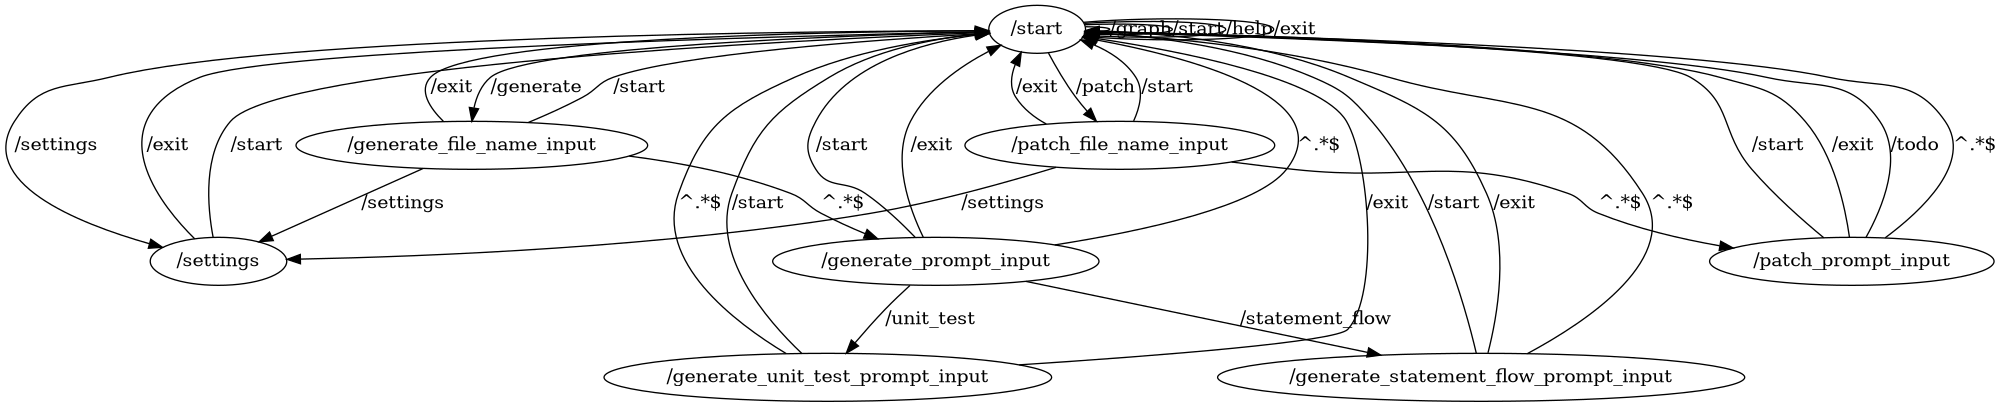

Here is the Python script that generated this plot:
import os
import re
import sys
import copy
import asyncio
import pkg_resources

from pysyun.conversation.flow.console_bot import ConsoleBot

from context_folder_dialog import ContextFolderDialog
from llm_dialog import LLMDialog
from settings import load_settings, load_registry


def filter_source_code_file_names(file_path):

    if 'node_modules' in file_path:
        return False

    if 'typechain-types' in file_path:
        return False

    if 'venv/' in file_path:
        return False

    if 'venvy/' in file_path:
        return False

    return (
            file_path.endswith('Dockerfile') or
            file_path.endswith('package.json') or
            file_path.endswith('requirements.txt') or
            file_path.endswith('.md') or
            file_path.endswith('.dot') or
            # file_path.endswith('.env') or
            file_path.endswith('.py') or
            file_path.endswith('.sol') or
            file_path.endswith('.sh') or
            file_path.endswith('.rs') or
            file_path.endswith('.js') or
            file_path.endswith('.go') or
            file_path.endswith('.fc') or
            file_path.endswith('.yaml') or
            file_path.endswith('.yml') or
            file_path.endswith('.sql') or
            file_path.endswith('.ino') or
            file_path.endswith('.proto') or
            file_path.endswith('.txt') or
            file_path.endswith('.ts')
    )


def build_current_project_context():
    # Load the current folder context
    context_folder = ContextFolderDialog(".", filter_callback=filter_source_code_file_names)
    context_folder.process([])

    return context_folder


class MorphBot(ConsoleBot):

    def __init__(self, token):

        super().__init__(token)

        load_settings()

        # The registry of every named processor instance configured in ``.env``.
        # This is the backbone of the multi-agent behaviour: a single command can
        # fan a morph out across many of these instances at once.
        self.registry = load_registry()

    # -- processor selection ----------------------------------------------

    @staticmethod
    def parse_processor_spec(text):
        """Extract the processor identifiers requested on a command line.

        Accepts forms such as ``/generate @k80``, ``/generate @k80,@gpt4`` or
        ``/generate @all``. Returns a list of raw tokens (``@`` stripped), or
        ``None`` when no identifier was supplied.
        """
        if not text:
            return None
        parts = text.split(maxsplit=1)
        if len(parts) < 2:
            return None
        tokens = [token.lstrip("@") for token in re.split(r"[\s,]+", parts[1].strip())]
        tokens = [token for token in tokens if token]
        return tokens or None

    @staticmethod
    def resolve_processor_ids(registry, spec):
        """Turn a raw spec into a concrete, de-duplicated list of known ids.

        ``None``/empty -> the single default processor (legacy behaviour).
        ``all``/``*`` -> every configured processor (full multi-agent fan-out).
        """
        available = registry.ids
        if not spec:
            default = registry.default_id()
            return [default] if default else []

        resolved = []
        for token in spec:
            if token.lower() in ("all", "*"):
                return list(available)
            if token in available and token not in resolved:
                resolved.append(token)
        return resolved

    @staticmethod
    def clean_conversation(dialog):
        # Make a deep copy of the conversation and strip the transport-only time fields.
        conversation = copy.deepcopy(dialog.conversation)
        for message in conversation:
            if 'time' in message:
                del message['time']
        return conversation

    @staticmethod
    async def run_morphers(registry, processor_ids, dialog):
        """Run every selected processor concurrently and collect their morphs.

        Each processor call is blocking (network I/O), so it is dispatched to a
        thread; ``asyncio.gather`` then lets all of them run in parallel. Returns
        an ``{id: response_or_None}`` mapping (``None`` marks a failed instance).
        """
        conversation = MorphBot.clean_conversation(dialog)
        loop = asyncio.get_event_loop()

        async def run_one(processor_id):
            try:
                value = await loop.run_in_executor(None, registry.run, processor_id, conversation)
                return processor_id, value
            except Exception as error:
                print(f"llm[{processor_id}]> processor failed: {error}")
                return processor_id, None

        pairs = await asyncio.gather(*[run_one(pid) for pid in processor_ids])
        return dict(pairs)

    @staticmethod
    def output_file_name(file_name, processor_id, multi):
        """Single processor keeps the target name; parallel morphs get suffixed."""
        if not multi:
            return file_name
        root, ext = os.path.splitext(file_name)
        return f"{root}.{processor_id}{ext}"

    @staticmethod
    def response_to_file_body(response, append_if_plain=False):
        """Extract the file body from a response and choose the write mode."""
        code_blocks = re.findall(r"```(.*?)\n(.*?)\n```", response, re.DOTALL)
        if 0 < len(code_blocks):
            body = "".join(f"{code_block}\n" for _, code_block in code_blocks)
            return body, 'w'
        return response, ('a' if append_if_plain else 'w')

    async def morph_and_save(self, action, dialog, file_name, nested_transition,
                             append_if_plain=False):
        """Shared finisher: fan the dialog out across the selected processors,
        write one morph per processor, then return to the nested transition."""
        spec = self.context_get(action, "processor_spec")
        processor_ids = self.resolve_processor_ids(self.registry, spec)

        if not processor_ids:
            text = "mrph> No matching processor. Configure one (see \"/settings\") " \
                   "or pick a valid id, e.g. \"/generate @all\"."
            await action["context"].bot.send_message(
                chat_id=action["update"]["effective_chat"]["id"], text=text)
            await nested_transition(action)
            return

        results = await self.run_morphers(self.registry, processor_ids, dialog)
        multi = 1 < len(processor_ids)

        saved = []
        for processor_id in processor_ids:
            response = results.get(processor_id)
            print(f"llm[{processor_id}]> {response}")
            if response is None:
                continue
            out_name = self.output_file_name(file_name, processor_id, multi)
            body, mode = self.response_to_file_body(response, append_if_plain)
            with open(out_name, mode, encoding='utf-8') as file:
                file.write(body)
            saved.append(out_name)

        if saved:
            if multi:
                text = "mrph> Saved (parallel):\n  " + "\n  ".join(saved)
            else:
                text = f"mrph> Your \"{saved[0]}\" file was saved."
        else:
            text = "mrph> No morph was produced (all selected processors failed)."

        await action["context"].bot.send_message(
            chat_id=action["update"]["effective_chat"]["id"], text=text)
        await nested_transition(action)

    @staticmethod
    def context_get(action, name, default=None):
        try:
            return action["context"].get(name)
        except KeyError:
            return default

    def build_settings_transition(self):

        async def transition(action):

            text = "mrph>\n"

            if len(self.registry):
                default_id = self.registry.default_id()
                text += f"Configured processors ({len(self.registry)}), " \
                        f"default is \"{default_id}\":\n\n"
                for description in self.registry.describe_all():
                    text += f"    {description}\n"
                text += "\n"
                text += "Address them by id: \"/generate @<id>\" or \"/patch @<id>\".\n"
                text += "Run several in parallel (multi-agent): " \
                        "\"/generate @a,@b\" or \"/generate @all\".\n\n"
            else:
                text += '''No processors are configured yet.
--------------------------------------------------
        HOW TO CONFIGURE PROCESSORS?

    Each processor is a named instance in your ".env" file. Define as many as
    you like - many instances of each backend are allowed (multi-agent):

          MRPH_PROCESSORS=k80-a,k80-b,gpt4

          MRPH_PROCESSOR_k80-a_TYPE=llama_cpp
          MRPH_PROCESSOR_k80-a_ENDPOINT_URI=http://192.168.0.14:8080/v1
          MRPH_PROCESSOR_k80-a_MODEL=k80-model

          MRPH_PROCESSOR_k80-b_TYPE=llama_cpp
          MRPH_PROCESSOR_k80-b_ENDPOINT_URI=http://192.168.0.15:8080/v1
          MRPH_PROCESSOR_k80-b_MODEL=k80-model

          MRPH_PROCESSOR_gpt4_TYPE=openai
          MRPH_PROCESSOR_gpt4_API_KEY=<YOUR_API_KEY>
          MRPH_PROCESSOR_gpt4_MODEL=gpt-4o

    Supported TYPE values: llama_cpp, ollama, openai.
    (The classic LLAMA_CPP_*, OLLAMA_*, OPENAI_* variables still work and map
    to the default ids "llama_cpp", "ollama" and "openai".)
--------------------------------------------------
'''

            nested_transition = self.build_menu_response_transition(text, ["Start", "Exit"])
            await nested_transition(action)

        return transition

    @staticmethod
    def build_help_transition():
        async def transition(action):
            # Updated help text to reflect current bot features
            text = '''/generate - Generate a new file for your project based on a description or selection.
/patch - Update an existing file by providing instructions on what needs to be changed.
/settings - List your configured processor instances and the default one.
/graph - Display a Graphviz representation of this bot's API for better visualization.
/help - Show this help message with the list of available commands.
/exit - Exit the application gracefully.

Choosing processors (multi-agent):
    /generate            - use the default processor.
    /generate @gpt4      - use the processor with id "gpt4".
    /generate @k80,@gpt4 - run both in parallel; each writes its own file (foo.<id>.ext).
    /generate @all       - fan out across every configured processor.
    (The same @id syntax works for /patch.)
            '''

            await action["context"].bot.send_message(chat_id=action["update"]["effective_chat"]["id"], text=text)

        return transition

    def build_generate_transition(self):

        async def transition(action):

            # Parse and remember which processor(s) this command targets.
            spec = self.parse_processor_spec(action.get("text"))
            action["context"].add("processor_spec", spec)

            processor_ids = self.resolve_processor_ids(self.registry, spec)

            if not processor_ids:
                text = "mrph> No matching processor. Please, configure one as stated in \"/settings\"."
            else:
                text = f"mrph> Will generate using: {', '.join(processor_ids)}.\n" \
                       f"mrph> Enter the file name for saving the generated file:"

            await action["context"].bot.send_message(chat_id=action["update"]["effective_chat"]["id"], text=text)

        return transition

    def build_patch_transition(self):

        async def transition(action):

            spec = self.parse_processor_spec(action.get("text"))
            action["context"].add("processor_spec", spec)

            processor_ids = self.resolve_processor_ids(self.registry, spec)

            if not processor_ids:
                text = "mrph> No matching processor. Please, configure one as stated in \"/settings\"."
            else:
                text = f"mrph> Will patch using: {', '.join(processor_ids)}.\n" \
                       f"mrph> Enter the file name to be patched:"

            await action["context"].bot.send_message(chat_id=action["update"]["effective_chat"]["id"], text=text)

        return transition

    def build_generate_file_name_input_transition(self):

        async def transition(action):
            file_name = action['text']
            action["context"].add("generate_file_name", file_name)
            text = f"mrph> Ok, I will create a file \"{file_name}\" when finished. What should be in this file?"
            await self.build_menu_response_transition(text, ['Unit test', 'Statement flow', '*'])(action)

        return transition

    def build_patch_file_name_input_transition(self):

        async def transition(action):

            file_name = action['text']
            action["context"].add("patch_file_name", file_name)
            text = f"mrph> Loaded \"{file_name}\". How to augment that?"

            await self.build_menu_response_transition(text, ['/todo (criticize and add comments)', '*'])(action)

        return transition

    def build_generate_prompt_input_transition(self, nested_transition):

        async def transition(action):

            prompt = action['text']

            # The dialog
            dialog = LLMDialog()
            dialog += build_current_project_context()
            dialog.assign("user", prompt)

            file_name = action["context"].get("generate_file_name")
            await self.morph_and_save(action, dialog, file_name, nested_transition)

        return transition

    def build_generate_unit_test_prompt_input_transition(self, nested_transition):

        async def transition(action):

            prompt = action['text']

            # The dialog
            dialog = LLMDialog()
            dialog += build_current_project_context()
            dialog.assign("user", "Please, generate a unit test for my project.")
            dialog.assign("user", prompt)

            file_name = action["context"].get("generate_file_name")
            await self.morph_and_save(action, dialog, file_name, nested_transition)

        return transition

    def build_generate_statement_flow_prompt_input_transition(self, nested_transition):

        async def transition(action):

            prompt = action['text']

            # The dialog
            dialog = LLMDialog()
            dialog += build_current_project_context()
            message = f"Please, generate a logical statement flow graph in the Graphviz format for the \"{prompt}\" " \
                      f"method. When necessary, expand methods being called."
            dialog.assign("user", message)

            file_name = action["context"].get("generate_file_name")
            await self.morph_and_save(action, dialog, file_name, nested_transition)

        return transition

    @staticmethod
    def build_generate_prompt_input_unit_test_choice_transition():

        async def transition(action):

            file_name = action["context"].get("generate_file_name")

            text = f"mrph> Will generate the \"{file_name}\" unit test. Please, describe, what should " \
                   f"be checked in this test."
            await action["context"].bot.send_message(chat_id=action["update"]["effective_chat"]["id"], text=text)

        return transition

    @staticmethod
    def build_generate_prompt_input_statement_flow_choice_transition():

        async def transition(action):

            file_name = action["context"].get("generate_file_name")

            text = f"mrph> Will generate the \"{file_name}\" statement flow Graphviz representation. Please, " \
                   f"describe, which ClassName.MethodName needs to be analyzed."
            await action["context"].bot.send_message(chat_id=action["update"]["effective_chat"]["id"], text=text)

        return transition

    def build_patch_prompt_input_transition(self, nested_transition):
        async def transition(action):

            file_name = action['context'].get("patch_file_name")

            try:

                # Load file contents
                with open(file_name, 'r', encoding='utf-8') as file:
                    file_contents = file.read()

                prompt = action['text']

                # The dialog
                dialog = LLMDialog()
                dialog.assign("assistant", f"Let's update the {file_name} file provided.") # Original: "system"
                dialog.assign("assistant", f"Original file:\n\n---\n{file_contents}\n---\n")
                dialog += build_current_project_context()
                dialog.assign("user", prompt)

                # Augment the file contents based on the user's prompt, fanning out
                # across the selected processor(s). For a plain (non-code-block)
                # response the morph is appended to the original file.
                await self.morph_and_save(action, dialog, file_name, nested_transition,
                                          append_if_plain=True)
            except Exception as e:
                text = f"mrph> An error occurred while processing the file: {str(e)}"
                await action["context"].bot.send_message(chat_id=action["update"]["effective_chat"]["id"], text=text)

        return transition

    def build_todo_transition(self, nested_transition):
        async def transition(action):

            file_name = action['context'].get("patch_file_name")

            try:
                # Load file contents
                with open(file_name, 'r', encoding='utf-8') as file:
                    file_contents = file.read()

                # The dialog
                dialog = LLMDialog()
                dialog.assign("assistant", f"Let's update the {file_name} file provided.") # Original: "system"
                dialog.assign("assistant", f"Original file:\n\n---\n{file_contents}\n---\n")
                dialog.assign("user", "Please, criticize this file contents and add \"TODO:\" comments, saying, "
                                      "what can be improved.")

                await self.morph_and_save(action, dialog, file_name, nested_transition)
            except Exception as e:
                text = f"mrph> An error occurred while processing the file: {str(e)}"
                await action["context"].bot.send_message(chat_id=action["update"]["effective_chat"]["id"], text=text)

        return transition

    def build_version_transition(self):
        menu = self.build_menu([['Generate', 'Patch'], ['Settings', 'Help', 'Exit'], ['Graph'], ['Version']])

        async def transition(action):
            version_morph = pkg_resources.get_distribution("mrph").version

            text = f"GPT Morph CLI Bot: {version_morph}"

            await action["context"].bot.send_message(chat_id=action["update"]["effective_chat"]["id"], text=text,
                                                     reply_markup=menu)

        return transition

    @staticmethod
    def build_exit_transition():

        async def transition(_):
            sys.exit()

        return transition

    def build_menu(self, menu_items):
        buttons = [[self.build_button(item) for item in row] for row in menu_items]
        return {"keyboard": buttons, "resize_keyboard": True}

    @staticmethod
    def build_button(label):
        return label

    def build_state_machine(self, builder):
        main_menu_transition = self.build_menu_response_transition(
            r'''┌────────────────────────────────────────────────────────────────────────────┐
│ GPT Morph :: GRANDPA v1.0.53          THE GRANDPA OF CLAUDE CODE           │
├────────────────────────────────────────────────────────────────────────────┤
│      .----------------.          > HOW CAN I HELP YOU, KIDDO?              │
│     /   _        _     \                                                   │
│    |   [ ]      [ ]     |         Grandpa writes clean code.               │
│    |       ___          |         No frameworks. No fluff.                 │
│    |      /___\         |         Memory: 64K   Wisdom: ∞                  │
│     \    .____.        /                                                   │
│      '---|____|-------'          > _                                       │
│          /|  |\                                                            │
├────────────────────────────────────────────────────────────────────────────┤
│ "WE DEBUGGED WITH PRINT STATEMENTS."                                       │
└────────────────────────────────────────────────────────────────────────────┘
''',
            [["Generate", "Patch"], ["Settings", "Help", "Exit"], ["Graph", "Version"]])

        return builder \
            .edge(
                "/start",
                "/start",
                "/graph",
                on_transition=self.build_graphviz_response_transition()) \
            .edge("/start", "/start", "/version", on_transition=self.build_version_transition()) \
            .edge("/start", "/start", "/start", on_transition=main_menu_transition) \
            .edge("/start", "/settings", "/settings", on_transition=self.build_settings_transition()) \
            .edge("/settings", "/start", "/exit", on_transition=self.build_exit_transition()) \
            .edge("/settings", "/start", "/start", on_transition=main_menu_transition) \
            .edge("/start", "/start", "/help", on_transition=self.build_help_transition()) \
            .edge("/start", "/start", "/exit", on_transition=self.build_exit_transition()) \
            .edge(
                "/start",
                "/generate_file_name_input",
                "/generate",
                matcher=re.compile(r"^/generate"),
                on_transition=self.build_generate_transition()) \
            .edge("/generate_file_name_input", "/start", "/start", on_transition=main_menu_transition) \
            .edge("/generate_file_name_input", "/start", "/exit", on_transition=self.build_exit_transition()) \
            .edge(
                "/generate_file_name_input",
                "/settings",
                "/settings",
                on_transition=self.build_settings_transition()) \
            .edge(
                "/generate_file_name_input",
                "/generate_prompt_input",
                None,
                matcher=re.compile("^.*$"),
                on_transition=self.build_generate_file_name_input_transition()) \
            .edge("/generate_prompt_input", "/start", "/start", on_transition=main_menu_transition) \
            .edge("/generate_prompt_input", "/start", "/exit", on_transition=self.build_exit_transition()) \
            .edge(
                "/generate_prompt_input",
                "/generate_unit_test_prompt_input",
                "/unit_test",
                on_transition=self.build_generate_prompt_input_unit_test_choice_transition()) \
            .edge(
                "/generate_prompt_input",
                "/generate_statement_flow_prompt_input",
                "/statement_flow",
                on_transition=self.build_generate_prompt_input_statement_flow_choice_transition()) \
            .edge(
                "/generate_prompt_input",
                "/start",
                None,
                matcher=re.compile("^.*$"),
                on_transition=self.build_generate_prompt_input_transition(main_menu_transition)) \
            .edge("/generate_statement_flow_prompt_input", "/start", "/start", on_transition=main_menu_transition) \
            .edge("/generate_statement_flow_prompt_input", "/start", "/exit", on_transition=self.build_exit_transition()) \
            .edge("/generate_unit_test_prompt_input", "/start", "/start", on_transition=main_menu_transition) \
            .edge("/generate_unit_test_prompt_input", "/start", "/exit", on_transition=self.build_exit_transition()) \
            .edge(
                "/generate_unit_test_prompt_input",
                "/start",
                None,
                matcher=re.compile("^.*$"),
                on_transition=self.build_generate_unit_test_prompt_input_transition(main_menu_transition)) \
            .edge(
                "/generate_statement_flow_prompt_input",
                "/start",
                None,
                matcher=re.compile("^.*$"),
                on_transition=self.build_generate_statement_flow_prompt_input_transition(main_menu_transition)) \
            .edge(
                "/start",
                "/patch_file_name_input",
                "/patch",
                matcher=re.compile(r"^/patch"),
                on_transition=self.build_patch_transition()) \
            .edge("/patch_file_name_input", "/start", "/start", on_transition=main_menu_transition) \
            .edge("/patch_file_name_input", "/start", "/exit", on_transition=self.build_exit_transition()) \
            .edge("/patch_file_name_input", "/settings", "/settings", on_transition=self.build_settings_transition()) \
            .edge(
                "/patch_file_name_input",
                "/patch_prompt_input",
                None,
                matcher=re.compile("^.*$"),
                on_transition=self.build_patch_file_name_input_transition()) \
            .edge("/patch_prompt_input", "/start", "/start", on_transition=main_menu_transition) \
            .edge("/patch_prompt_input", "/start", "/exit", on_transition=self.build_exit_transition()) \
            .edge(
                "/patch_prompt_input",
                "/start",
                "/todo",
                on_transition=self.build_todo_transition(main_menu_transition)) \
            .edge(
                "/patch_prompt_input",
                "/start",
                None,
                matcher=re.compile("^.*$"),
                on_transition=self.build_patch_prompt_input_transition(main_menu_transition))
